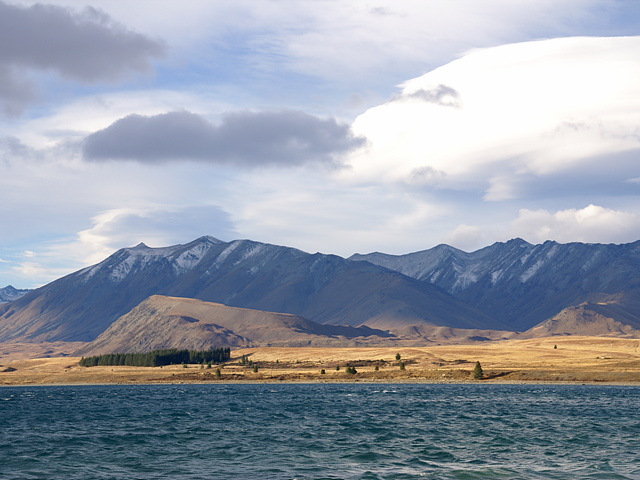
//> input picture OpenCV/cppTest/data/tekapo.bmp, 640 x 480 px
$ ./warpaffine   (built with g++ and OpenCV 4)
//> lines starting //> are read from the running program, lines starting //| are printed output that depends on the picture
#include "opencv2/opencv.hpp"
#include <iostream>

using namespace cv;
using namespace std;

String folder = "/home/aa/aiot_2024_robot/OpenCV/cppTest/data/";

int main()
{
    Mat src = imread(folder + "tekapo.bmp", IMREAD_GRAYSCALE);
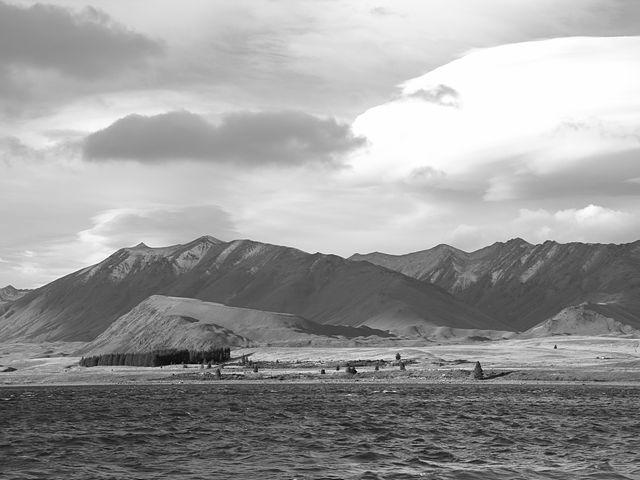
//> src: 480 rows x 640 cols, CV_8UC1; min 0, max 254, mean 156.5
    Mat dst;
    Point2f srcPts[3], dstPts[3];
    srcPts[0] = Point2f(0, 0);
    srcPts[1] = Point2f(src.cols - 1, 0);
    srcPts[2] = Point2f(src.cols - 1, src.rows - 1);
    dstPts[0] = Point2f(src.cols / 2, 0);
    dstPts[1] = Point2f(src.cols - 50, 0);
    dstPts[2] = Point2f(src.cols - 1, src.rows - 1);

    Mat M = getAffineTransform(srcPts, dstPts);
//> M = [[0.423, 0.102, 320], [0, 1, 0]]
    warpAffine(src, dst, M, Size());
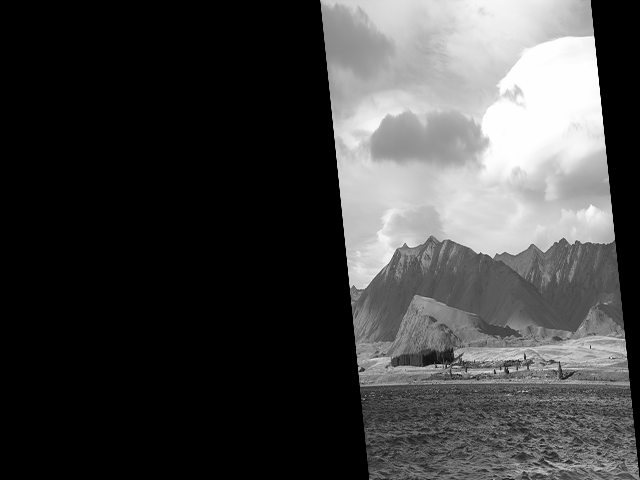
//> dst: 480 rows x 640 cols, CV_8UC1; min 0, max 254, mean 66.1

    imshow("src", src);
    imshow("dst", dst);
    waitKey();
    return 0;
}

$ run again, with OpenCV/cppTest/data/airplane.bmp copied over OpenCV/cppTest/data/tekapo.bmp
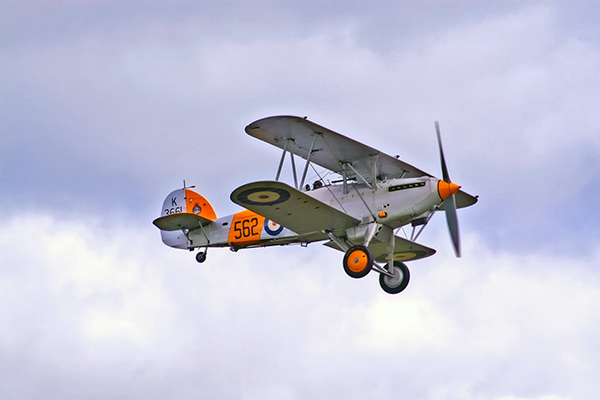
//> input picture OpenCV/cppTest/data/airplane.bmp, 600 x 400 px
//> `Mat src = imread(folder + "tekapo.bmp", IMREAD_GRAYSCALE);`:
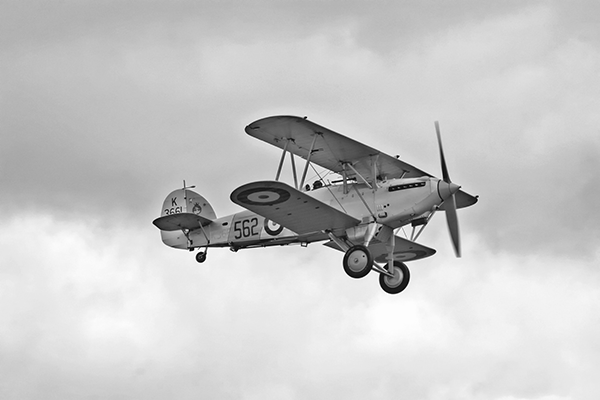
//> src: 400 rows x 600 cols, CV_8UC1; min 0, max 255, mean 199.6
//> `warpAffine(src, dst, M, Size());`:
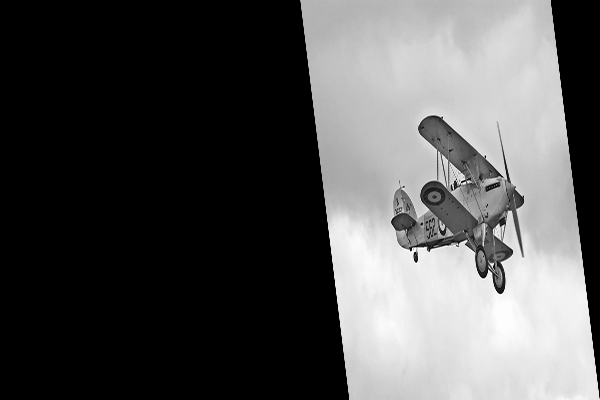
//> dst: 400 rows x 600 cols, CV_8UC1; min 0, max 255, mean 83.3

$ run again, with OpenCV/cppTest/data/card.bmp copied over OpenCV/cppTest/data/tekapo.bmp
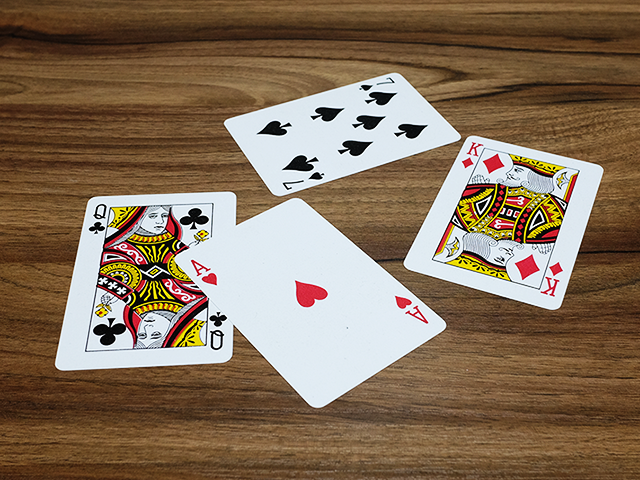
//> input picture OpenCV/cppTest/data/card.bmp, 640 x 480 px
//> `Mat src = imread(folder + "tekapo.bmp", IMREAD_GRAYSCALE);`:
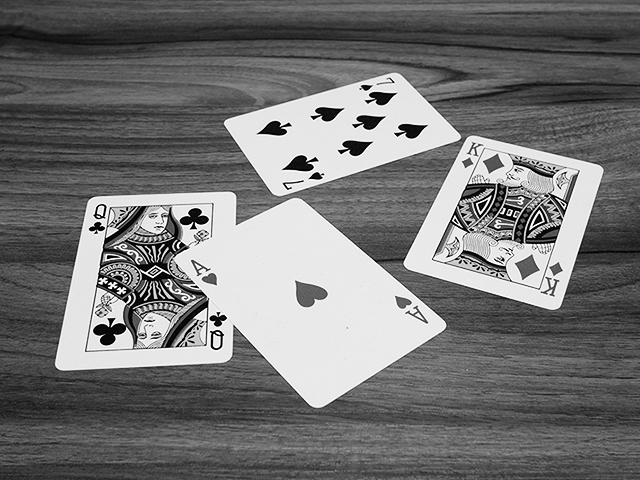
//> src: 480 rows x 640 cols, CV_8UC1; min 0, max 255, mean 116.2
//> `warpAffine(src, dst, M, Size());`:
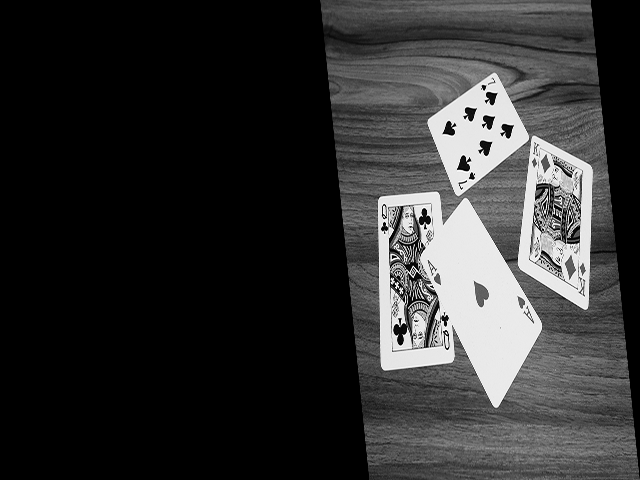
//> dst: 480 rows x 640 cols, CV_8UC1; min 0, max 255, mean 49.1

$ run again, with OpenCV/cppTest/data/cat.bmp copied over OpenCV/cppTest/data/tekapo.bmp
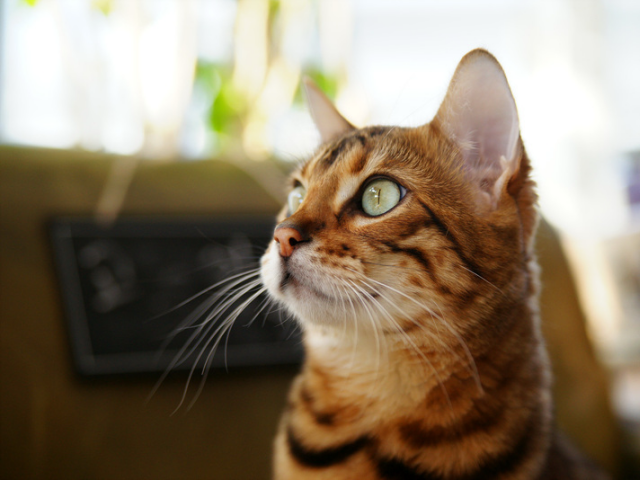
//> input picture OpenCV/cppTest/data/cat.bmp, 640 x 480 px
//> `Mat src = imread(folder + "tekapo.bmp", IMREAD_GRAYSCALE);`:
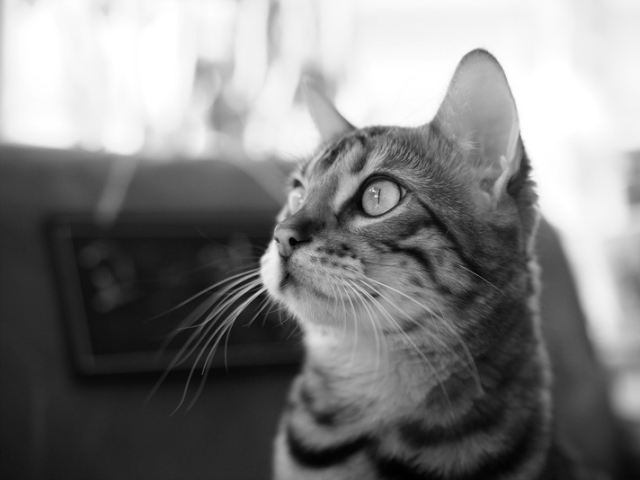
//> src: 480 rows x 640 cols, CV_8UC1; min 0, max 255, mean 127.8
//> `warpAffine(src, dst, M, Size());`:
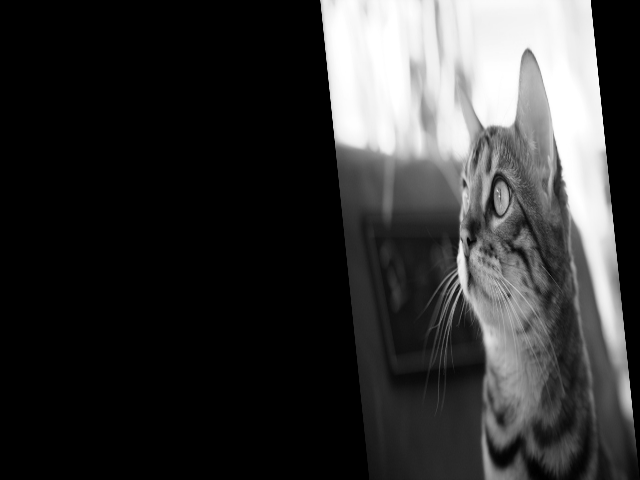
//> dst: 480 rows x 640 cols, CV_8UC1; min 0, max 255, mean 54
